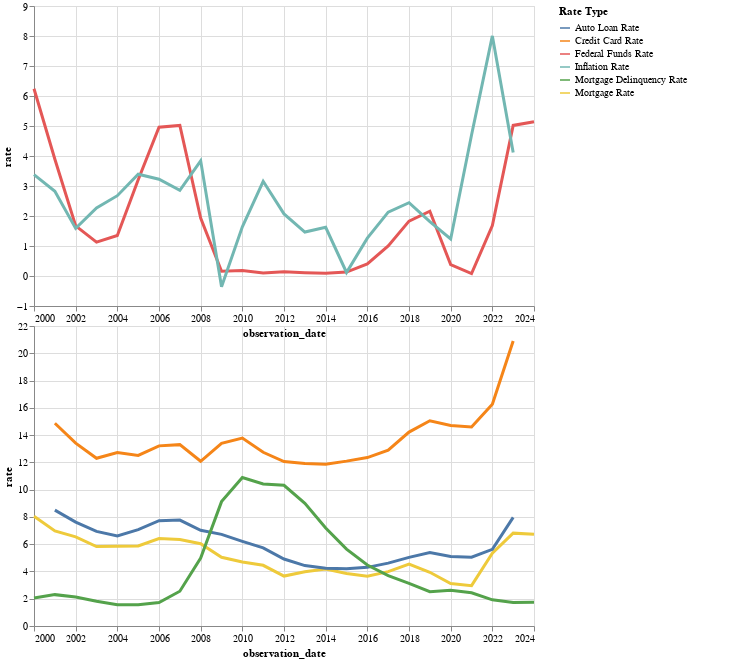

The code cell stored with this chart in its notebook:
### Markdown cell above
FINAL RATES COMPARISON

### Code cell
import altair as alt

all_dates = combined_df['observation_date']
x_scale = alt.Scale(domain=[all_dates.min(), all_dates.max()])

brush_selection = alt.selection_interval(encodings=['x'], empty='all')
highlight = alt.selection_point(fields=["category"], bind="legend")

base_chart = alt.Chart(combined_df).mark_line().encode(
    x=alt.X("observation_date:T", scale=x_scale),
    y=alt.Y("rate:Q"),
    color=alt.condition(
        highlight,
        alt.Color("category:N", legend=alt.Legend(title="Rate Type")),
        alt.value("lightgray")
    ),
    tooltip=["observation_date:T", "rate:Q", "category:N"],
    opacity=alt.condition(highlight, alt.value(1), alt.value(0.4)),
    strokeWidth=alt.condition(highlight, alt.value(3), alt.value(1.2))
).add_params(
    brush_selection,
    highlight
).transform_filter(
    brush_selection
)

fed_rates = base_chart.transform_filter(
    alt.FieldOneOfPredicate(field="category", oneOf=[
        "Federal Funds Rate", "Inflation Rate"
    ])
).properties(width=500 , height=300)

int_prod_chart = base_chart.transform_filter(
    alt.FieldOneOfPredicate(field="category", oneOf=[
        "Mortgage Rate", "Auto Loan Rate", "Credit Card Rate", "Mortgage Delinquency Rate"
    ])
).properties(width=500, height=300)

fed_and_interest = (fed_rates & int_prod_chart).properties(
    bounds="flush",
    padding={'right': 50}
).configure(
    autosize=alt.AutoSizeParams(
        type="pad",
        contains="padding"
    )
)
fed_and_interest

### Figure 1 — Vega-Lite specification as saved in the notebook (floating-point values rounded to 4 significant figures; data arrays with more than 128 entries replaced by an {"elided": "..."} marker saying what was removed)
{"config": {"view": {"continuousWidth": 300, "continuousHeight": 300}, "autosize": {"contains": "padding", "type": "pad"}}, "vconcat": [{"mark": {"type": "line"}, "encoding": {"color": {"condition": {"param": "param_3", "field": "category", "legend": {"title": "Rate Type"}, "type": "nominal"}, "value": "lightgray"}, "opacity": {"condition": {"param": "param_3", "value": 1}, "value": 0.4}, "strokeWidth": {"condition": {"param": "param_3", "value": 3}, "value": 1.2}, "tooltip": [{"field": "observation_date", "type": "temporal"}, {"field": "rate", "type": "quantitative"}, {"field": "category", "type": "nominal"}], "x": {"field": "observation_date", "scale": {"domain": ["2000-01-01", "2024-01-01"]}, "type": "temporal"}, "y": {"field": "rate", "type": "quantitative"}}, "height": 300, "name": "view_2", "transform": [{"filter": {"param": "param_2", "empty": true}}, {"filter": {"field": "category", "oneOf": ["Federal Funds Rate", "Inflation Rate"]}}], "width": 500}, {"mark": {"type": "line"}, "encoding": {"color": {"condition": {"param": "param_3", "field": "category", "legend": {"title": "Rate Type"}, "type": "nominal"}, "value": "lightgray"}, "opacity": {"condition": {"param": "param_3", "value": 1}, "value": 0.4}, "strokeWidth": {"condition": {"param": "param_3", "value": 3}, "value": 1.2}, "tooltip": [{"field": "observation_date", "type": "temporal"}, {"field": "rate", "type": "quantitative"}, {"field": "category", "type": "nominal"}], "x": {"field": "observation_date", "scale": {"domain": ["2000-01-01", "2024-01-01"]}, "type": "temporal"}, "y": {"field": "rate", "type": "quantitative"}}, "height": 300, "name": "view_3", "transform": [{"filter": {"param": "param_2", "empty": true}}, {"filter": {"field": "category", "oneOf": ["Mortgage Rate", "Auto Loan Rate", "Credit Card Rate", "Mortgage Delinquency Rate"]}}], "width": 500}], "bounds": "flush", "data": {"name": "data-b93889809a7bb08f58a4af12340d8d35"}, "padding": {"right": 50}, "params": [{"name": "param_2", "select": {"type": "interval", "encodings": ["x"]}, "views": ["view_2", "view_3"]}, {"name": "param_3", "select": {"type": "point", "fields": ["category"]}, "bind": "legend", "views": ["view_2", "view_3"]}], "$schema": "https://vega.github.io/schema/vega-lite/v5.20.1.json", "datasets": {"data-b93889809a7bb08f58a4af12340d8d35": {"elided": "147 records"}}}
